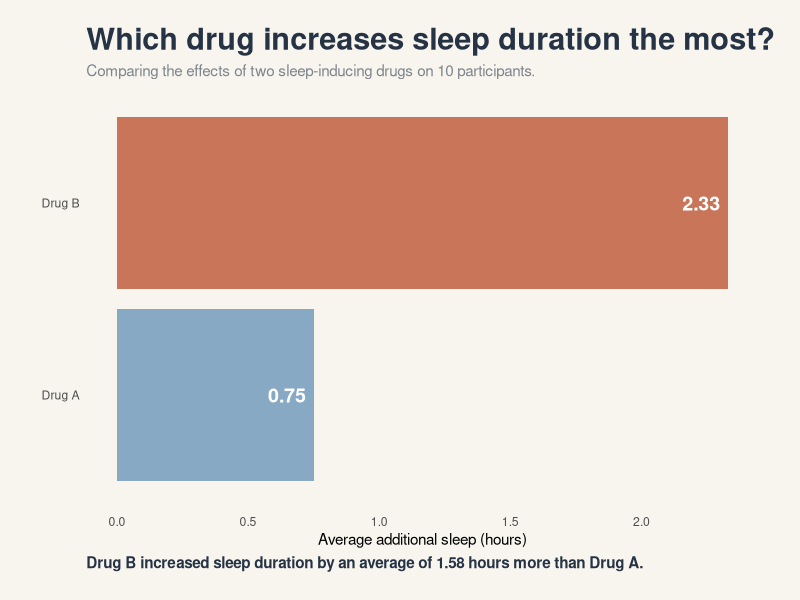
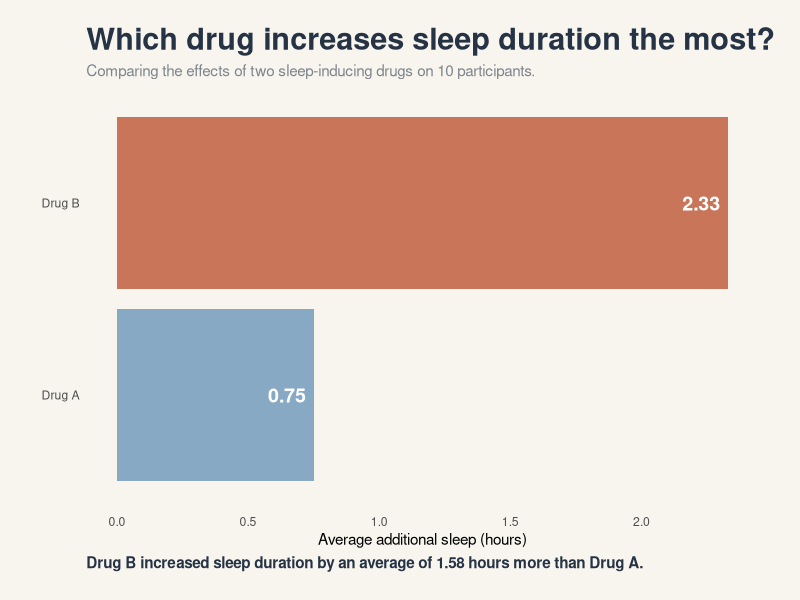

The R script that drew these images, in order:
library(tidyverse)

sleep = datasets::sleep

Header = "Which drug increases sleep duration the most?"

subtitle = "Comparing the effects of two sleep-inducing drugs on 10 participants."

conlusion = "Drug B increased sleep duration by an average of 1.58 hours more than Drug A."

sleep_summary = sleep |> 
  group_by(group) |> 
  summarise(mean_extra = mean(extra))

ggplot(sleep_summary, aes(x=group, y=mean_extra, fill = group)) +
  geom_col() + 
  labs(
    title = Header,
    subtitle = subtitle,
    x = NULL,
    y = "Average additional sleep (hours)",
    caption = conlusion
  ) +
  coord_flip() +
  theme_minimal() +
  theme(
    plot.background = element_rect(
      fill = "#F8F5EF",
      colour = NA
    ),
    panel.background = element_rect(
      fill = "#F8F5EF",
      colour = NA
    ),
    plot.title = element_text(
      colour = "#263344",
      size = 22,
      face = "bold"
    ),
    plot.subtitle = element_text(
      colour = "#7D858C"
    ),
    plot.caption = element_text(
      size = 11,
      face = "bold",
      colour = "#263344",
      hjust = 0
    ),
    plot.margin = margin(20, 30, 20, 30),
    legend.position = "none",
    panel.grid = element_blank(),
    axis.title.y = element_blank(),
  ) +
  scale_x_discrete(labels = c("Drug A", "Drug B")) +
  geom_text(
    aes(label = round(mean_extra, 2)),
    hjust = 1.2,
    colour = "white",
    fontface = "bold",
    size = 5
  ) +
  scale_fill_manual(
    values = c(
      "1" = "#88A9C4",
      "2" = "#C87559"
    )
  )

ggsave("sleep-info.png", width = 8, height = 5, dpi = 300)
